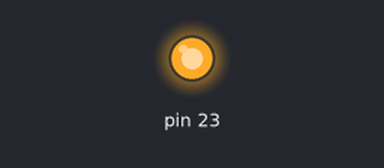
This sketch was run on a simulated Arduino Uno, built with avr-gcc and run on an emulated ATmega328P. On the bench: output pins drawn as LEDs (lit = HIGH).

Above: at 0.8 s.
At 2.92 s:
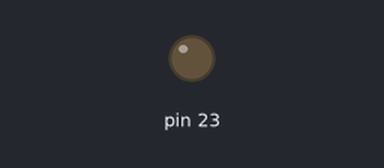
Timing chart, 0 to 3.2 s (numbered marks = the images above):
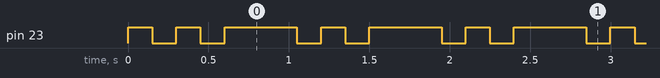

The sketch:

Blink_Revisited.ino
```cpp
/*=============================================================================
Creator:      Terence Henriod
Course:       CPE301
Section:      1101
Program Name: MyBLINKY
Revision #:   v0.01
Date:         10/15/2013


==============================================================================*/


/*~~~~~~~~~~~~~~~~~~~~~~~~~~~~~~~~~~~~~~~~~~~~~~~~~~~~~~~~~~~~~~~~~~~~~~~~~~~~~~
     Constants
~~~~~~~~~~~~~~~~~~~~~~~~~~~~~~~~~~~~~~~~~~~~~~~~~~~~~~~~~~~~~~~~~~~~~~~~~~~~~~*/

#define DEBUGGING 0

const unsigned long int SHORT_DELAY = 150;    // in milliseconds
const unsigned long int MID_DELAY = 300;     // in milliseconds
const unsigned long int LONG_DELAY = 1500;    // in milliseconds

const unsigned char PIN_7_HI = 0x80;
const unsigned char PIN_7_LO = 0x7F;

/*~~~~~~~~~~~~~~~~~~~~~~~~~~~~~~~~~~~~~~~~~~~~~~~~~~~~~~~~~~~~~~~~~~~~~~~~~~~~~~
     Function Prototypes
~~~~~~~~~~~~~~~~~~~~~~~~~~~~~~~~~~~~~~~~~~~~~~~~~~~~~~~~~~~~~~~~~~~~~~~~~~~~~~*/

void ThreeStepBlink( volatile unsigned char* port );

void MyDelay( double mSeconds );

void EgbertDelay( unsigned long mSeconds );


/*~~~~~~~~~~~~~~~~~~~~~~~~~~~~~~~~~~~~~~~~~~~~~~~~~~~~~~~~~~~~~~~~~~~~~~~~~~~~~~
     Setup
~~~~~~~~~~~~~~~~~~~~~~~~~~~~~~~~~~~~~~~~~~~~~~~~~~~~~~~~~~~~~~~~~~~~~~~~~~~~~~*/

void setup()
{
  // variables
  volatile unsigned char* portDDRB = (unsigned char*) 0x24;   // portB DDR (LED)
    *portDDRB |= 0x80;                                      // set pin 7 to output
  volatile unsigned char* tcc1A = (unsigned char*) 0x80;   // timer/counter1 control A
    *tcc1A = 0;                                         // set all bits to 0 for normal mode
                                                        // specifically WGM11 and WGM10
  volatile unsigned char* tcc1B = (unsigned char*) 0x81;   // timer/counter1 control B
    *tcc1B = 0;                                         // set all bits to 0 for normal mode
                                                        // specifically WGM13 and WGM11
                                                        // and CS2:0 for clock stop
  volatile unsigned char* tcc1C = (unsigned char*) 0x82;   // timer/counter1 control C
    *tcc1C = 0;                                            // ensure register flags are cleared
  volatile unsigned char* timsk1 = (unsigned char*) 0x6F;  // interrupt mask register
    *timsk1 = 0;                                           // ensure these ar cleared too
  volatile unsigned char* tc1Flag = (unsigned char*) 0x36;  // timer/counter interrupt flag register
                                                            // NOT 0x16!!!
    *tc1Flag |= 0x01;  // write 1 to clear flag (seriously)

#if DEBUGGING
 //Initialize serial and wait for port to open:
  Serial.begin(9600);
  while (!Serial)
  {
    // wait for serial port to connect. Needed for Leonardo only
  }
#endif

  // no return - void setup
}


/*~~~~~~~~~~~~~~~~~~~~~~~~~~~~~~~~~~~~~~~~~~~~~~~~~~~~~~~~~~~~~~~~~~~~~~~~~~~~~~
     Loop
~~~~~~~~~~~~~~~~~~~~~~~~~~~~~~~~~~~~~~~~~~~~~~~~~~~~~~~~~~~~~~~~~~~~~~~~~~~~~~*/

void loop()
{
  // create a pointer variable to reference the LED pin/port, make volitile
  // to prevent compiler optimization
    // the address of the port B register is 25h
  volatile unsigned char* portB = (unsigned char*) 0x25;

  // initialize LED to low
  *portB &= 0x7F;

  // perform desired blink operation
  ThreeStepBlink( portB );

  // end of loop - restart
}

/*~~~~~~~~~~~~~~~~~~~~~~~~~~~~~~~~~~~~~~~~~~~~~~~~~~~~~~~~~~~~~~~~~~~~~~~~~~~~~~
     Function Implementations
~~~~~~~~~~~~~~~~~~~~~~~~~~~~~~~~~~~~~~~~~~~~~~~~~~~~~~~~~~~~~~~~~~~~~~~~~~~~~~*/


void ThreeStepBlink( volatile unsigned char* port )
{
  // start with the LED low
  *port &= 0x7F;

  // perform two rapid blinks
  *port |= PIN_7_HI;
  MyDelay( SHORT_DELAY );
  *port &= PIN_7_LO;
  MyDelay( SHORT_DELAY );
  *port |= PIN_7_HI;
  MyDelay( SHORT_DELAY );


  // perform a long blink
  *port &= PIN_7_LO;
  MyDelay( SHORT_DELAY);
  *port |= PIN_7_HI;
  MyDelay( MID_DELAY );
  *port &= PIN_7_LO;

  // no return - void
}


void MyDelay( double mSeconds )
{
  // variables
  // TimerCouNTer1 registers
  volatile unsigned char* tcnt1H = (unsigned char*) 0x85; // more significant, 15:8
  volatile unsigned char* tcnt1L = (unsigned char*) 0x84; // 7:0
  // tcRegisters replaces the two above at the same time
  volatile unsigned int* tcRegisters;   // unsigned int is assumed to be 16 bit
    tcRegisters = (unsigned int*) 0x84;
  volatile unsigned char* tcc1A = (unsigned char*) 0x80;   // timer/counter1 control A
  volatile unsigned char* tcc1B = (unsigned char*) 0x81;   // timer/counter1 control B
  volatile unsigned char* tc1Flag = (unsigned char*)0x36;   // contains TOV1 flag
  volatile unsigned int timerStartVal = 0;
  volatile unsigned int countupVal = 0;

  // ensure the clock is stopped
  // set the clock select bits for clock stopping
  // i.e. CS02, CS01, CS00 to (000)
  *tcc1B &= 0xF8;   // (1111 1000)

  // calculate the number of ticks we need to wait
  /* This means we need to figure out how many ticks are necessary.
     Assuming the frequency of the clock in the Arduino is 16.000 MHz,
     this means that we get 16,000,000 ticks per second, 16 ticks
     per millisecond.

     If we use a pre-scale factor of 1024, then we perceive the timer
     to oscillate at 15625 Hz. Invert this to find that every tick is then
     perceived to occur every 6.4 E-5 seconds.

     Now, we need to find a constant that will be correspond to the number
     of ticks per millisecond. This is found by dividing 1 miliisecond
     by the time it takes for a tick. This is 15.625. I will "ceiling" this
     number (if necessary) and say that there are 16 ticks per millisecond. (10h)
    */
    // get countup value
    countupVal = (unsigned int) ( mSeconds * 15.625);

    // calculate timer start value (MAX + 1 - countupVal)
    timerStartVal = (unsigned int) (65536 - (long) countupVal);

  // setup for timing
    // store the calculated timer start value
    //TODO: Use the 16 bit type defined in the header file
    *tcRegisters = timerStartVal;                                         // 124? WTF?

    // clear the TOV flag
    *tc1Flag |= 0x01;

  // start timing
    // start the timer to count in the 1024 pre-scale
    // (set CS2, CS1, CS0 to 101 (XXXX X101) )
    *tcc1B = 0x05;

    // let TCNT1 count up to max (that is, TOV1 flag gets set)
    while( (*tc1Flag & 0x01) == 0x00 )
    {}

  // clean up - stop counter
    // set the clock select bits for clock stopping
    // i.e. CS02, CS01, CS00 to (000)
    *tcc1B = 0;   // (1111 1000)

    // clear the TOV1 flag
    *tc1Flag |= 0x01;

  // no return - void
}


void EgbertDelay( unsigned long mSeconds )
{
  volatile unsigned int* myTCNT1 = (unsigned int*) 0x84;
  volatile unsigned char* myTCCR1B = (unsigned char*) 0x81;
  volatile unsigned char* myTIFR1 = (unsigned char *) 0x36;

  *myTCNT1 = (unsigned int) (65536 - (long) (15.625 * mSeconds));
  *myTCCR1B = 0b00000101;
  while( (*myTIFR1 & 0x01) == 0 )
  {}
 *myTCCR1B = 0;
 *myTIFR1 &= 0x01;
}
```

Measured:
- by itself, pin 23: repeats every 0.90 s: LOW 0.15 s, HIGH 0.15 s, LOW 0.15 s, HIGH 0.45 s
- by itself, everything shown: repeats every 0.90 s, in 4 steps
